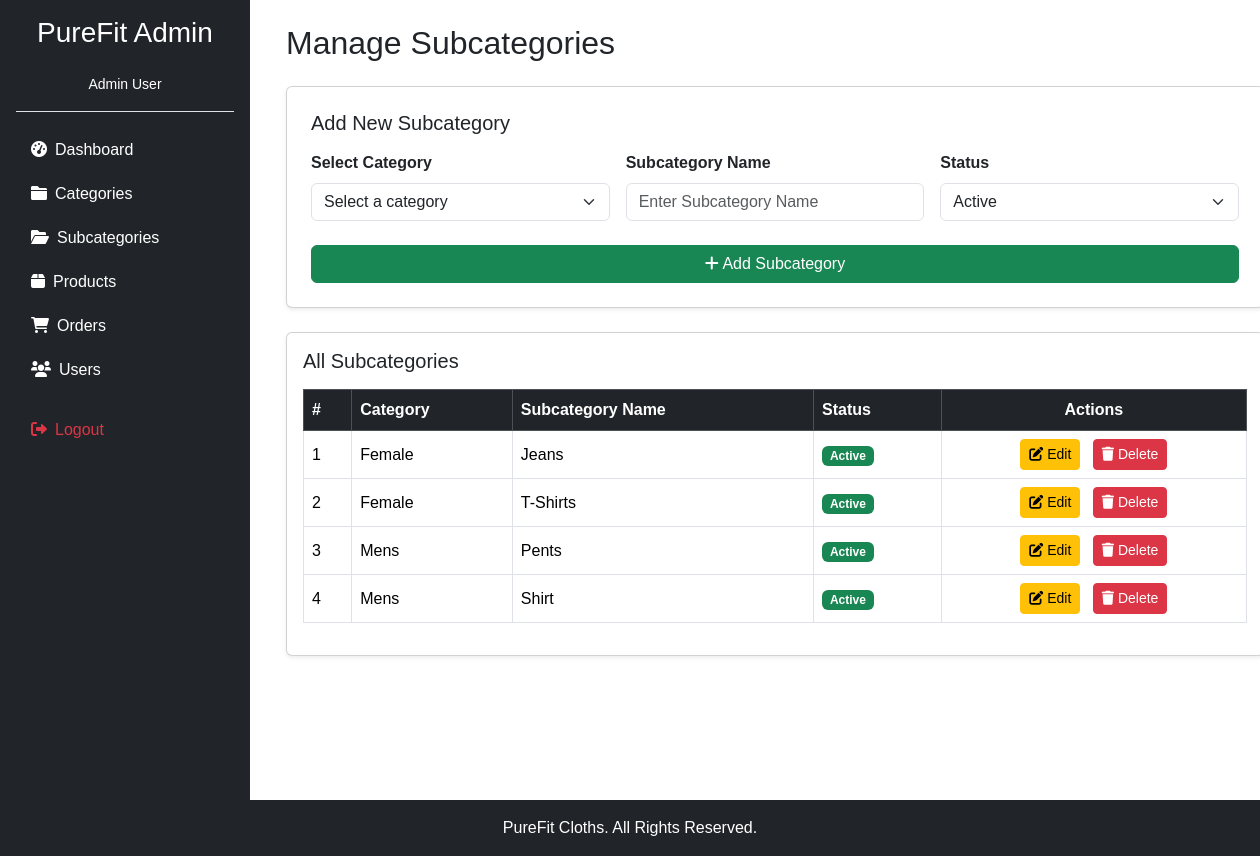
Screenshot of /admin/manage_subcategories.php (signed in) with the database file from the repository.
### tables this page shows
CREATE TABLE `subcategories` (
  `subcategory_id` int(11) NOT NULL,
  `category_id` int(11) NOT NULL,
  `subcategory_name` varchar(100) NOT NULL,
  `is_active` tinyint(1) NOT NULL DEFAULT 1,
  `created_at` timestamp NOT NULL DEFAULT current_timestamp(),
  `updated_at` timestamp NOT NULL DEFAULT current_timestamp() ON UPDATE current_timestamp()
);

CREATE TABLE `categories` (
  `category_id` int(11) NOT NULL,
  `subcategory _id` int(11) DEFAULT NULL,
  `name` varchar(100) NOT NULL,
  `description` text DEFAULT NULL,
  `is_active` tinyint(1) NOT NULL DEFAULT 1,
  `created_at` timestamp NOT NULL DEFAULT current_timestamp(),
  `updated_at` timestamp NOT NULL DEFAULT current_timestamp() ON UPDATE current_timestamp()
);

### admin/manage_subcategories.php (the view, shortened to what this page needs)
<?php
include 'layout.php';
include ('../connection.php');
?>
<div class="container-fluid">
    <h2 class="mb-4">Manage Subcategories</h2>
    <div class="card p-4 mb-4 shadow-sm">
        <h5 class="mb-3">Add New Subcategory</h5>
        <form method="POST" action="" id="subcategoryForm" onsubmit="return validateSubcategory()" novalidate>
            <div class="row g-3">
                <div class="col-lg-4 col-md-6 col-12">
                    <label class="form-label"><strong>Select Category</strong></label>
                    <select class="form-select" name="category_id" required>
                        <option value="">Select a category</option>
                    </select>
                </div>
                <div class="col-lg-4 col-md-6 col-12">
                    <label class="form-label"><strong>Subcategory Name</strong></label>
                    <input type="text" class="form-control" name="subcategory_name" placeholder="Enter Subcategory Name" required>
                </div>
                <div class="col-lg-4 col-md-6 col-12">
                    <label class="form-label"><strong>Status</strong></label>
                    <select class="form-select" name="status">
                        <option value="Active">Active</option>
                    </select>
                </div>
                <div class="col-12">
                    <button type="submit" class="btn btn-success mt-2 w-100 w-md-auto">
                        <i class="fas fa-plus"></i> Add Subcategory
                    </button>
                </div>
            </div>
        </form>
    </div>
    <div class="card shadow-sm p-3">
        <h5 class="mb-3">All Subcategories</h5>
        <div class="table-responsive">
            <table class="table table-bordered table-hover align-middle">
                <thead class="table-dark">
                    <tr>
                        <th>#</th>
                        <th>Category</th>
                        <th>Subcategory Name</th>
                        <th>Status</th>
                        <th class="text-center">Actions</th>
                    </tr>
                </thead>
                <tbody>
                    <?php
                    $query = "SELECT s.*, c.name as category_name
                             FROM subcategories s
                             JOIN categories c ON s.category_id = c.category_id
                             ORDER BY c.name, s.subcategory_name";
                    $result = mysqli_query($conn, $query);
                    $count = 1;
                    while($row = mysqli_fetch_assoc($result)) {
                        echo "<tr>";
                        echo "<td>" . $count++ . "</td>";
                        echo "<td>" . htmlspecialchars($row['category_name']) . "</td>";
                        echo "<td>" . htmlspecialchars($row['subcategory_name']) . "</td>";
                        echo "<td><span class='badge " . ($row['is_active'] ? 'bg-success' : 'bg-danger') . "'>" .
                             ($row['is_active'] ? 'Active' : 'Inactive') . "</span></td>";
                        echo "<td class='text-center'>
                                <button class='btn btn-warning btn-sm me-2' onclick='editSubcategory(" . json_encode($row) . ")'>
                                    <i class='fas fa-edit'></i> Edit
                                </button>
                                <button class='btn btn-danger btn-sm' onclick='deleteSubcategory(" . $row['subcategory_id'] . ")'>
                                    <i class='fas fa-trash'></i> Delete
                                </button>
                             </td>";
                        echo "</tr>";
                    }
                    ?>
                </tbody>
            </table>
        </div>
    </div>
</div>
<?php include 'footer.php'; ?>

### admin/layout.php (style rules this page uses)
body { font-family: Arial, sans-serif; }

### rows the page displays
subcategories: category.name "Female", subcategory_name "Jeans", is_active "Active"
subcategories: category.name "Female", subcategory_name "T-Shirts", is_active "Active"
subcategories: category.name "Mens", subcategory_name "Pents", is_active "Active"
subcategories: category.name "Mens", subcategory_name "Shirt", is_active "Active"

### other values shown
$_SESSION['admin_name'] "Admin User"
